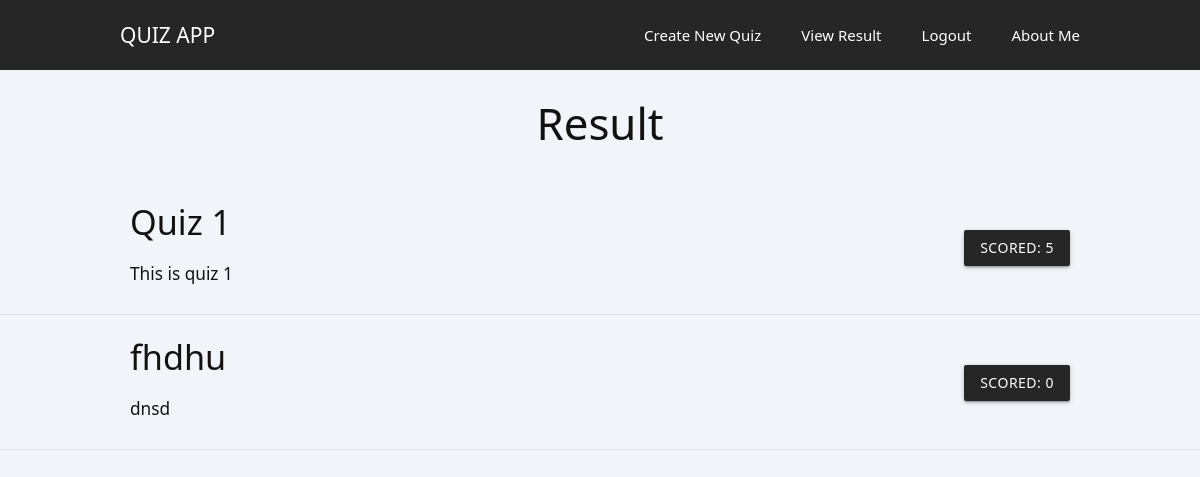
The page /results/ (signed in) on the database its author committed.
### quizapp/models.py (models this page shows, shortened)
class Attempt(models.Model):
    user = models.ForeignKey(User, on_delete=models.CASCADE, null=True)
    quiz = models.ForeignKey(Quizzes, on_delete=models.CASCADE)
    question = models.ForeignKey(Question, on_delete=models.CASCADE)
    answer = models.ForeignKey(Answer, on_delete=models.CASCADE)
    score = models.PositiveIntegerField(null=True)

class Quizzes(models.Model):
    user = models.ForeignKey(User, on_delete=models.CASCADE)
    title = models.CharField(max_length=100)
    description = models.CharField(max_length=100)
    questions = models.ManyToManyField(Question)

### quizapp/views.py (the view)
# urls.py: path("results/", results, name="results"),
def results(request):
    user = request.user
    attempt = Attempt.objects.filter(user=user)
    context = {
        'attempt': attempt,
    }
    return render(request, 'quiz/results.html', context)

### templates/quiz/results.html (shortened to what this page needs)
{% extends 'base.html' %}
{% block content %}
    <h3 class="title is-3 center-align">Result</h3>
    <div class="section">
        {% for data in attempt %}
            <h4>{{ data.quiz.title }}</h4>
            <a class="btn-2 pull-left btn waves-effect waves-light" href="{% url 'report' data.quiz.id %}" style="float: right;">Scored: {{ data.score }}</a>
            <h6>{{ data.quiz.description }}</h6>
            <br>
            <div class="divider"></div>
        {% endfor %}
    </div>
{% endblock %}

### auapp/static/css/body.css (style rules this page uses)
:root { --color-white: #ffffff; --color-light: #f1f5f9; --color-black: #121212; --color-night: #001632; --color-red: #f44336; --color-blue: #1a73e8; --color-gray: #80868b; --color-grayish: #dadce0; --shadow-normal: 0 1px 3px 0 rgba(0, 0, 0, 0.1), 0 1px 2px 0 rgba(0, 0, 0, 0.06); --shadow-medium: 0 4px 6px -1px rgba(0, 0, 0, 0.1), 0 2px 4px -1px rgba(0, 0, 0, 0.06); --shadow-large: 0 10px 15px -3px rgba(0, 0, 0, 0.1), 0 4px 6px -2px rgba(0, 0, 0, 0.05); }
html { font-size: 100%; font-size-adjust: 100%; box-sizing: border-box; scroll-behavior: smooth; }
*, *::before, *::after { padding: 0; margin: 0; box-sizing: inherit; list-style: none; list-style-type: none; text-decoration: none; -webkit-font-smoothing: antialiased; -moz-osx-font-smoothing: grayscale; text-rendering: optimizeLegibility; }
body { font-family: "Segoe UI", Tahoma, Geneva, Verdana, sans-serif; font-size: 1rem; font-weight: normal; line-height: 1.5; color: var(--color-black); background: var(--color-light); }
a, button { font-family: inherit; font-size: inherit; line-height: inherit; cursor: pointer; border: none; outline: none; background: none; text-decoration: none; }

### templates/base.html (style rules this page uses)
h4 { display: inline-block; margin-left: 130px; }
h6 { margin-left: 130px; }
.pull-left { display: inline-block; margin-top: 50px; margin-right: 130px; background-color: #262626; }

### rows shown on the page
Attempt: quiz "Quiz 1", score "5", quiz.description "This is quiz 1"
Attempt: quiz "fhdhu", score "0", quiz.description "dnsd"
